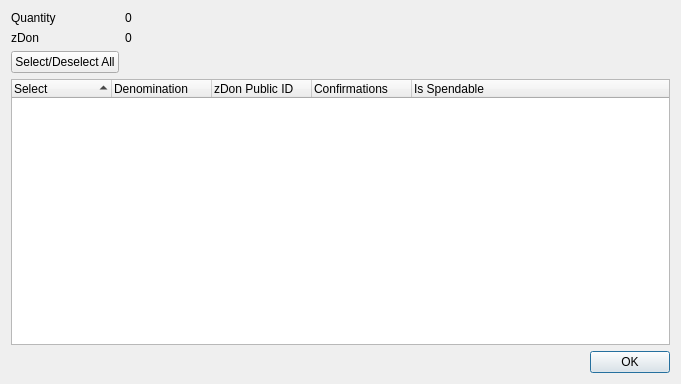
<?xml version="1.0" encoding="UTF-8"?>
<ui version="4.0">
 <class>ZDonControlDialog</class>
 <widget class="QDialog" name="ZDonControlDialog">
  <property name="geometry">
   <rect>
    <x>0</x>
    <y>0</y>
    <width>681</width>
    <height>384</height>
   </rect>
  </property>
  <property name="minimumSize">
   <size>
    <width>681</width>
    <height>384</height>
   </size>
  </property>
  <property name="windowTitle">
   <string>Select zDon to Spend</string>
  </property>
  <layout class="QGridLayout" name="gridLayout">
   <item row="0" column="0">
    <layout class="QFormLayout" name="formLayout">
     <property name="sizeConstraint">
      <enum>QLayout::SetDefaultConstraint</enum>
     </property>
     <item row="0" column="0">
      <widget class="QLabel" name="labelQuantity">
       <property name="text">
        <string>Quantity</string>
       </property>
      </widget>
     </item>
     <item row="0" column="1">
      <widget class="QLabel" name="labelQuantity_int">
       <property name="text">
        <string>0</string>
       </property>
      </widget>
     </item>
     <item row="1" column="0">
      <widget class="QLabel" name="labelzDon">
       <property name="text">
        <string>zDon</string>
       </property>
      </widget>
     </item>
     <item row="1" column="1">
      <widget class="QLabel" name="labelZDon_int">
       <property name="text">
        <string>0</string>
       </property>
      </widget>
     </item>
     <item row="2" column="0">
      <widget class="QPushButton" name="pushButtonAll">
       <property name="text">
        <string>Select/Deselect All</string>
       </property>
      </widget>
     </item>
    </layout>
   </item>
   <item row="1" column="0">
    <layout class="QVBoxLayout" name="verticalLayout">
     <item>
      <widget class="QTreeWidget" name="treeWidget">
       <property name="minimumSize">
        <size>
         <width>0</width>
         <height>250</height>
        </size>
       </property>
       <property name="alternatingRowColors">
        <bool>true</bool>
       </property>
       <property name="sortingEnabled">
        <bool>true</bool>
       </property>
       <property name="columnCount">
        <number>5</number>
       </property>
       <attribute name="headerDefaultSectionSize">
        <number>100</number>
       </attribute>
       <column>
        <property name="text">
         <string notr="true">Select</string>
        </property>
       </column>
       <column>
        <property name="text">
         <string notr="true">Denomination</string>
        </property>
       </column>
       <column>
        <property name="text">
         <string notr="true">zDon Public ID</string>
        </property>
       </column>
       <column>
        <property name="text">
         <string notr="true">Confirmations</string>
        </property>
       </column>
       <column>
        <property name="text">
         <string>Is Spendable</string>
        </property>
       </column>
      </widget>
     </item>
     <item>
      <widget class="QDialogButtonBox" name="buttonBox">
       <property name="orientation">
        <enum>Qt::Horizontal</enum>
       </property>
       <property name="standardButtons">
        <set>QDialogButtonBox::Ok</set>
       </property>
      </widget>
     </item>
    </layout>
   </item>
  </layout>
 </widget>
 <resources/>
 <connections>
  <connection>
   <sender>buttonBox</sender>
   <signal>accepted()</signal>
   <receiver>ZDonControlDialog</receiver>
   <slot>accept()</slot>
   <hints>
    <hint type="sourcelabel">
     <x>248</x>
     <y>254</y>
    </hint>
    <hint type="destinationlabel">
     <x>157</x>
     <y>274</y>
    </hint>
   </hints>
  </connection>
  <connection>
   <sender>buttonBox</sender>
   <signal>rejected()</signal>
   <receiver>ZDonControlDialog</receiver>
   <slot>reject()</slot>
   <hints>
    <hint type="sourcelabel">
     <x>316</x>
     <y>260</y>
    </hint>
    <hint type="destinationlabel">
     <x>286</x>
     <y>274</y>
    </hint>
   </hints>
  </connection>
 </connections>
</ui>
